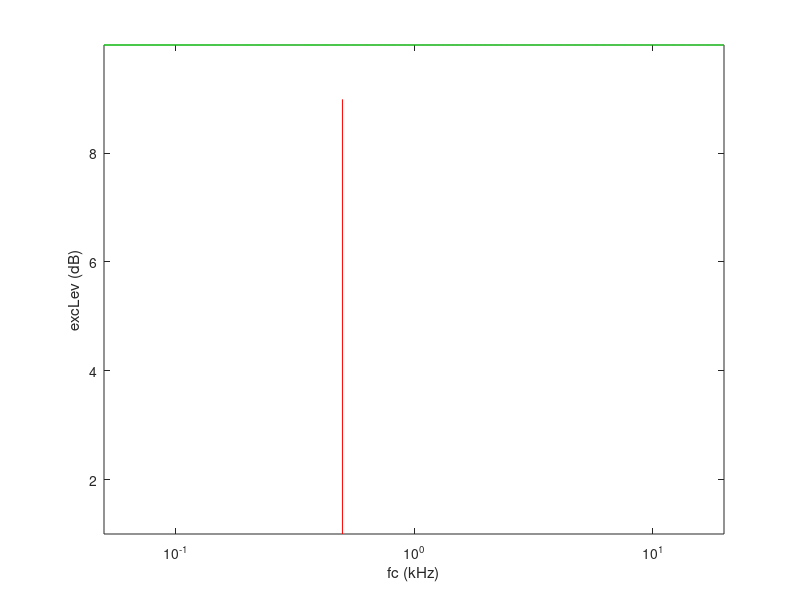

Write MATLAB code to recreate this figure.
function data = LogVsLinModel
close all; clc

HighFreq = 20;
LowFreq = 0.05;
NeuronSpacing = ((HighFreq - LowFreq)./100).*10;

StimHighFreq = 12;
StimLowFreq = 0.25;
StimSteps = 10
% compF = logspace(log10(StimLowFreq),log10(StimHighFreq),StimSteps);
% compF = linspace(StimLowFreq,StimHighFreq,StimSteps)
compF = [linspace(0.5,2,10)]
% compF = 1
% compLev= 1;
compLev= ones(length(compF));
Ctip=0.06;
Ctail=0;
W=0;
PltFlag= 1;

% for i = 1:length(compF)
% data = funROEX(compF(i),compLev,Ctip,Ctail,W,PltFlag)
% end
data = funROEX(compF,compLev,Ctip,Ctail,W,PltFlag)
data.f = compF;
data.Nspread = NeuronSpacing; 
end

function excPat = funROEX(compF,compLev,Ctip,Ctail,W,PltFlag)
% compF/compLev are the frequencyies and levels of the stimulus frequency
% components; Ctip/Ctail are teh widths of the tip and tail roex filters; W
% is the relative gain of the tail filter;

compInt = 10.^(compLev/10);

HighFreq = 20;
LowFreq = 0.05;
% NeuronSpacing = ((HighFreq - LowFreq)./100).*10;
NeuronSpacing = 0.1
excPat.nErb = funF2NErb(LowFreq):NeuronSpacing:funF2NErb(HighFreq);
% excPat.nErb = funF2NErb(1);
excPat.fc = funNErb2F(excPat.nErb);
excPat.erb = funErb(excPat.fc);
% excPat.ptip = Ctip*4*excPat.fc./excPat.erb;
% excPat.ptail = Ctail*4*excPat.fc./excPat.erb;
p = Ctip*4*excPat.fc./excPat.erb;
% p = Ctail*4*excPat.fc./excPat.erb;
cF = 139;
% excPat.ptipkH = zeros(1,length(excPat.ptip));
% excPat.ptipkH(cF) = excPat.ptip(cF);
% excPat.ptailkH = zeros(1,length(excPat.ptail));
% excPat.ptailkH(cF) = excPat.ptail(cF);
% sigma = NeuronSpacing./100;

if isinf(W)
    W = 0;
else
    W = 10^(W/10);
end

excPat.excInt = zeros(1,length(excPat.fc));
for I = 1:length(excPat.fc) 
    for II = 1:length(compF)
        g = abs((compF(II)-excPat.fc(cF))/excPat.fc(cF));
        fw = (1+p(cF)*g).*exp(-p(cF)*g);
        excPat.excInt(I) = excPat.excInt(I)+fw*compInt(II);
    end
end
excPat.excLev = 10*log10(max(excPat.excInt,1));

if PltFlag==true
%     figure(1), clf

    figure(1)
    plot(excPat.fc,excPat.excLev,'g'), set(gca,'XScale','log'), axis tight, xlabel('fc (kHz)'), ylabel('excLev (dB)') 
    hold on
    for I = 1:length(compF)
        line(repmat(compF(I),1,2),[min(ylim) compLev(I)],'Color','r')
        hold on
    end
 end  
%     cF = 139;
%     
% excPat.FilRes = zeros(1,length(excPat.fc));
% for I = 1:length(excPat.fc) 
%     for II = 1:length(compF)
%         g = abs((compF(II)-excPat.fc(I))/excPat.fc(I));
%         fw = (1-W)*(1+excPat.ptipkH(II)*g).*exp(-excPat.ptipkH(II)*g)+W*(1+excPat.ptailkH(II)*g).*exp(-excPat.ptailkH(II)*g);
%         excPat.FilRes(I) = excPat.FilRes(I)+fw*compInt(II);
%     end
% end
% excPat.excLev = 10*log10(max(excPat.FilRes,1));
%     figure(1)
%     plot(excPat.fc,excPat.excLev, 'g')
% figure(2)
% plot(excPat.fc,excPat.ptip, 'r'), set(gca,'XScale','log'), axis tight, xlabel('fc (kHz)')
end
function erb = funErb(f)
% Erb (in kHz) according to Glasberg and Moore 1990 as a function of frequency, f (in kHz); 
% f can be a vector.

erb = 24.67*(4.37*f+1)/1000;
end
function f = funNErb2F(nErb)
% Converts Erb number (nErb) to frequency, f (in kHz); nErb can be a vector.

f = (10.^(nErb*24.67*4.37/(1000*log(10)))-1)/4.37;
end
function nErb = funF2NErb(f)
% Converts frequency, f (in kHz), to Erb number (nErb) according to Glasberg and Moore 1990; 
% f can be a vector; nErb = integral from f = 0 to f of 1/erb(f).

nErb = 1000*log(10)/(24.67*4.37)*log10(4.37*f+1);
end
